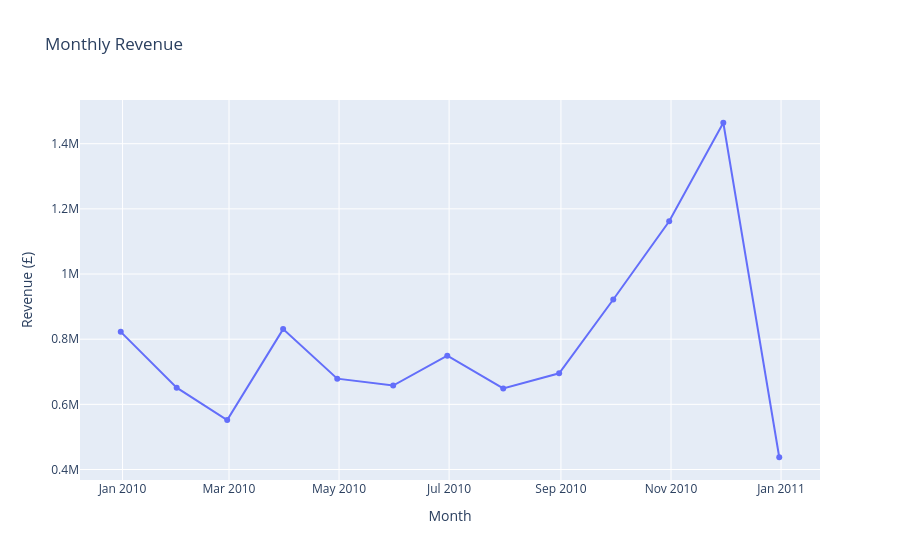

Notebook cell for this chart:
### Code cell
fig = px.line(monthly_performance, x = monthly_performance.index ,y="Revenue", 
              title = 'Monthly Revenue', markers=True)
fig.update_xaxes(title="Month")
fig.update_yaxes(title="Revenue (£)")
fig.show()
fig.write_image("../images/monthly_revenue.png")

### Figure 1 — Plotly figure (JSON) as saved in the notebook; plotly's stock layout.template omitted (floating-point values rounded to 4 significant figures)
{"data": [{"hovertemplate": "InvoiceDate=%{x}<br>Revenue=%{y}<extra></extra>", "legendgroup": "", "line": {"color": "#636efa", "dash": "solid"}, "marker": {"symbol": "circle"}, "mode": "lines+markers", "name": "", "orientation": "v", "showlegend": false, "type": "scatter", "x": ["2009-12-31T00:00:00", "2010-01-31T00:00:00", "2010-02-28T00:00:00", "2010-03-31T00:00:00", "2010-04-30T00:00:00", "2010-05-31T00:00:00", "2010-06-30T00:00:00", "2010-07-31T00:00:00", "2010-08-31T00:00:00", "2010-09-30T00:00:00", "2010-10-31T00:00:00", "2010-11-30T00:00:00", "2010-12-31T00:00:00"], "xaxis": "x", "y": [822500.0, 651200.0, 551900.0, 830900.0, 678900.0, 657700.0, 749500.0, 648800.0, 695300.0, 921700.0, 1162000.0, 1464000.0, 437600.0], "yaxis": "y"}], "layout": {"legend": {"tracegroupgap": 0}, "title": {"text": "Monthly Revenue"}, "xaxis": {"anchor": "y", "domain": [0, 1], "title": {"text": "Month"}}, "yaxis": {"anchor": "x", "domain": [0, 1], "title": {"text": "Revenue (£)"}}}}
